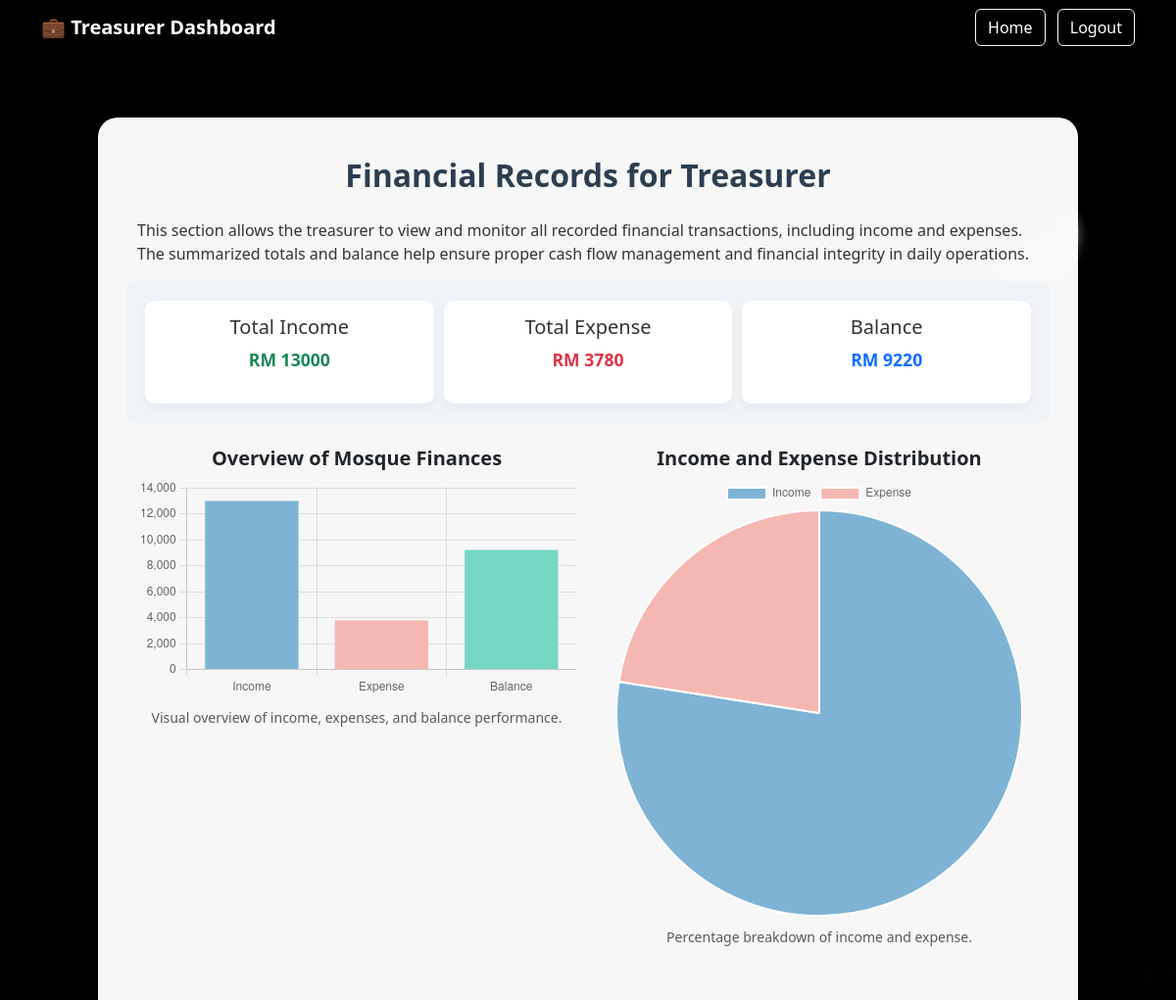
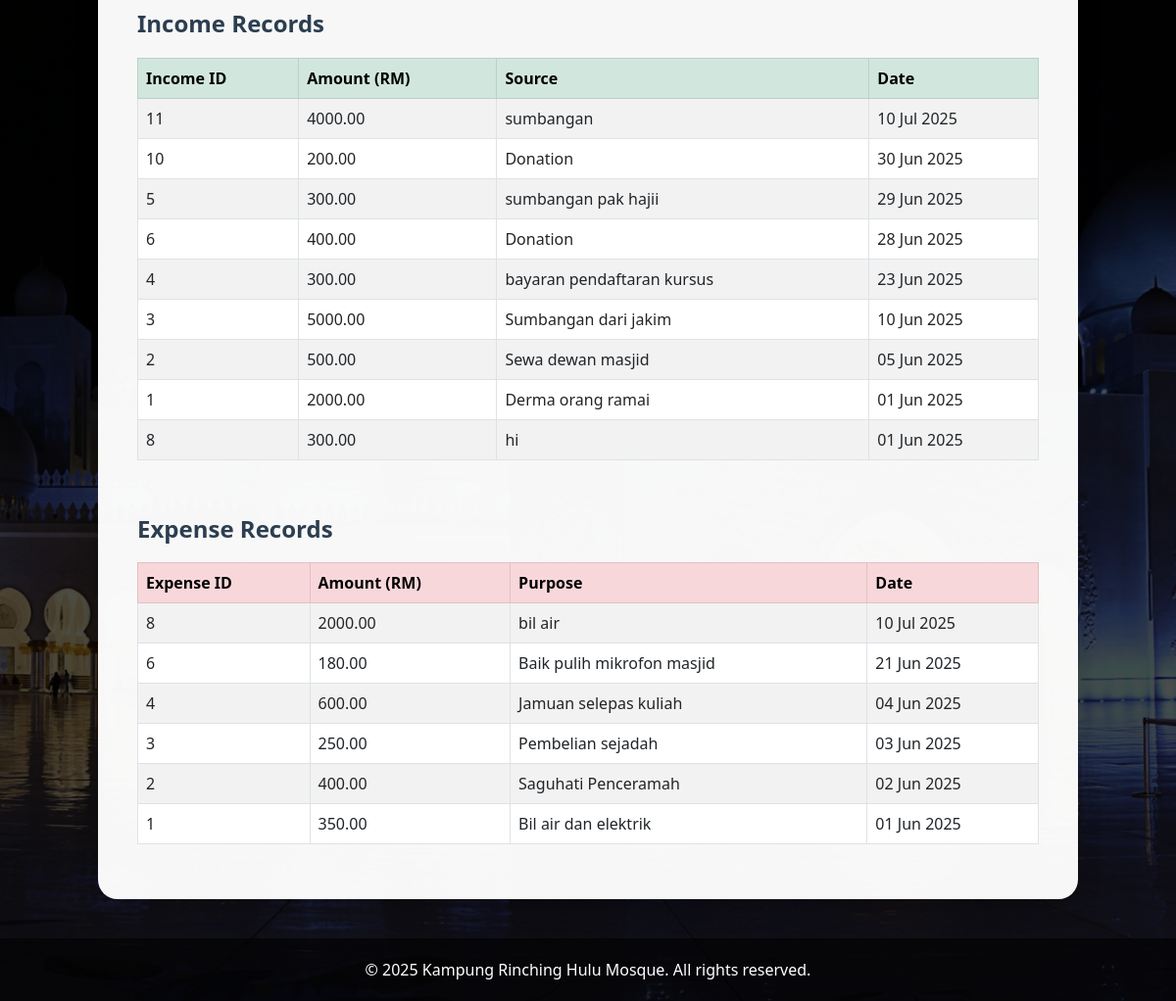
Page /homepage/view_financial_records1/ on the committed database (2 pictures, top to bottom).
### masjid/models.py (models this page shows)
class IncomeRecord(models.Model):
    incomeid = models.AutoField(primary_key=True)
    amount = models.DecimalField(max_digits=10, decimal_places=2)
    source = models.CharField(max_length=100)
    date = models.DateField()
    recordedby = models.ForeignKey(Admin, on_delete=models.SET_NULL, null=True)

class ExpenseRecord(models.Model):
    expenseid = models.AutoField(primary_key=True)
    amount = models.DecimalField(max_digits=10, decimal_places=2)
    purpose = models.CharField(max_length=100)
    date = models.DateField()
    recordedby = models.ForeignKey(Admin, on_delete=models.SET_NULL, null=True)

### masjid/views.py (the view)
# urls.py: path('view_financial_records1/', views.view_financial_records1, name='view_financial_records1'),
def view_financial_records1(request):
    income_records = IncomeRecord.objects.all().order_by('-date')
    expense_records = ExpenseRecord.objects.all().order_by('-date')
    total_income = income_records.aggregate(Sum('amount'))['amount__sum'] or 0
    total_expense = expense_records.aggregate(Sum('amount'))['amount__sum'] or 0
    balance = total_income - total_expense
    return render(request, 'view_financial_records1.html', {
        'income_records': income_records,
        'expense_records': expense_records,
        'total_income': total_income,
        'total_expense': total_expense,
        'balance': balance
    })

### masjid/templates/view_financial_records1.html (shortened to what this page needs)
{% load static %}
<!DOCTYPE html>
<html lang="en">
<head>
    <link href="https://cdn.jsdelivr.net/npm/bootstrap@5.3.0/dist/css/bootstrap.min.css" rel="stylesheet">
</head>
<body>
<nav class="navbar navbar-expand-lg navbar-dark fixed-top">
    <div class="container">
        <a class="navbar-brand fw-bold" href="#">💼 Treasurer Dashboard</a>
        <div>
            <a href="{% url 'treasurer_home' %}" class="btn btn-outline-light me-2">Home</a>
            <a href="{% url 'logout' %}" class="btn btn-outline-light">Logout</a>
        </div>
    </div>
</nav>
<main>
    <div class="records-container">
        <h2>Financial Records for Treasurer</h2>
        <p class="button-desc">
    This section allows the treasurer to view and monitor all recorded financial transactions, including income and expenses. The summarized totals and balance help ensure proper cash flow management and financial integrity in daily operations.
</p>
        <div class="summary-box row text-center mb-4">
            <div class="col-md-4">
                <h5>Total Income</h5>
                <p class="text-success">RM {{ total_income }}</p>
            </div>
            <div class="col-md-4">
                <h5>Total Expense</h5>
                <p class="text-danger">RM {{ total_expense }}</p>
            </div>
            <div class="col-md-4">
                <h5>Balance</h5>
                <p class="text-primary">RM {{ balance }}</p>
            </div>
        </div>
        <div class="row text-center mb-5">
            <div class="col-md-6">
                <h5 class="text-dark fw-bold mb-2">Overview of Mosque Finances</h5>
                <canvas id="barChart"></canvas>
                <p class="text-muted small">Visual overview of income, expenses, and balance performance.</p>
            </div>
            <div class="col-md-6">
                <h5 class="text-dark fw-bold mb-2">Income and Expense Distribution</h5>
                <canvas id="pieChart"></canvas>
                <p class="text-muted small">Percentage breakdown of income and expense.</p>
            </div>
        </div>
        <h4 class="section-title">Income Records</h4>
        {% if income_records %}
        <div class="table-responsive mb-4">
            <table class="table table-bordered table-striped">
                <thead class="table-success">
                    <tr>
                        <th>Income ID</th>
                        <th>Amount (RM)</th>
                        <th>Source</th>
                        <th>Date</th>
                    </tr>
                </thead>
                <tbody>
                    {% for income in income_records %}
                    <tr>
                        <td>{{ income.incomeid }}</td>
                        <td>{{ income.amount }}</td>
                        <td>{{ income.source }}</td>
                        <td>{{ income.date|date:"d M Y" }}</td>
                    </tr>
                    {% endfor %}
                </tbody>
            </table>
        </div>
        {% else %}
        <p>No income records available.</p>
        {% endif %}
        <h4 class="section-title">Expense Records</h4>
        {% if expense_records %}
        <div class="table-responsive">
            <table class="table table-bordered table-striped">
                <thead class="table-danger">
                    <tr>
                        <th>Expense ID</th>
                        <th>Amount (RM)</th>
                        <th>Purpose</th>
                        <th>Date</th>
                    </tr>
                </thead>
                <tbody>
                    {% for expense in expense_records %}
                    <tr>
                        <td>{{ expense.expenseid }}</td>
                        <td>{{ expense.amount }}</td>
                        <td>{{ expense.purpose }}</td>
                        <td>{{ expense.date|date:"d M Y" }}</td>
                    </tr>
                    {% endfor %}
                </tbody>
            </table>
        </div>
        {% else %}
        <p>No expense records available.</p>
        {% endif %}
    </div>
</main>
<footer>
    <div class="container">
        <p class="mb-0">© 2025 Kampung Rinching Hulu Mosque. All rights reserved.</p>
    </div>
</footer>
<script>
    const income = Number("{{ total_income|default_if_none:0 }}");
    const expense = Number("{{ total_expense|default_if_none:0 }}");
    const balance = income - expense;
    const barCtx = document.getElementById('barChart').getContext('2d');
    new Chart(barCtx, {
        type: 'bar',
        data: {
            labels: ['Income', 'Expense', 'Balance'],
            datasets: [{
                label: 'Amount (RM)',
                data: [income, expense, balance],
                backgroundColor: ['#7FB3D5', '#F5B7B1', '#76D7C4']
            }]
        },
        options: {
            responsive: true,
            plugins: { legend: { display: false } }
        }
    });
    const pieCtx = document.getElementById('pieChart').getContext('2d');
    new Chart(pieCtx, {
        type: 'pie',
        data: {
            labels: ['Income', 'Expense'],
            datasets: [{
                data: [income, expense],
                backgroundColor: ['#7FB3D5', '#F5B7B1']
            }]
        },
        options: {
            responsive: true
        }
    });
</script>
</body>
</html>

### rows in the picture
IncomeRecord: incomeid "11", amount "4000.00", source "sumbangan", date "10 Jul 2025"
IncomeRecord: incomeid "10", amount "200.00", source "Donation", date "30 Jun 2025"
IncomeRecord: incomeid "5", amount "300.00", source "sumbangan pak hajii", date "29 Jun 2025"
IncomeRecord: incomeid "6", amount "400.00", source "Donation", date "28 Jun 2025"
IncomeRecord: incomeid "4", amount "300.00", source "bayaran pendaftaran kursus", date "23 Jun 2025"
IncomeRecord: incomeid "3", amount "5000.00", source "Sumbangan dari jakim", date "10 Jun 2025"
IncomeRecord: incomeid "2", amount "500.00", source "Sewa dewan masjid", date "05 Jun 2025"
IncomeRecord: incomeid "1", amount "2000.00", source "Derma orang ramai", date "01 Jun 2025"
IncomeRecord: incomeid "8", amount "300.00", source "hi", date "01 Jun 2025"
ExpenseRecord: expenseid "8", amount "2000.00", purpose "bil air", date "10 Jul 2025"
ExpenseRecord: expenseid "6", amount "180.00", purpose "Baik pulih mikrofon masjid", date "21 Jun 2025"
ExpenseRecord: expenseid "4", amount "600.00", purpose "Jamuan selepas kuliah", date "04 Jun 2025"
ExpenseRecord: expenseid "3", amount "250.00", purpose "Pembelian sejadah", date "03 Jun 2025"
ExpenseRecord: expenseid "2", amount "400.00", purpose "Saguhati Penceramah", date "02 Jun 2025"
ExpenseRecord: expenseid "1", amount "350.00", purpose "Bil air dan elektrik", date "01 Jun 2025"

### other values in the picture
{{ total_income }} "13000"
{{ total_expense }} "3780"
{{ balance }} "9220"
chart data {{ total_income|default_if_none:0 }} 13000
chart data {{ total_expense|default_if_none:0 }} 3780
